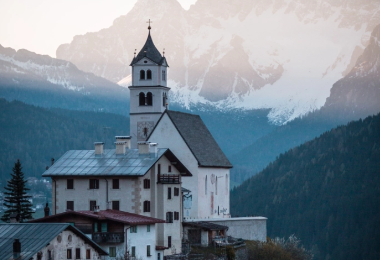
%> input picture lab2/source/test.png, 380 x 260 px
$ octave zhifangtu.m   (GNU Octave 9; MATLAB toolbox functions it lacks are replaced by stand-ins)
%> lines starting %> are read from the running program, lines starting %| are printed output that depends on the picture
%%%%%%%%%%%%
%直方图显示%
%%%%%%%%%%%%
img = imread('./source/test.png');
%> img is the input picture: size 260x380x3 uint8; mean R, G, B 114.7, 130, 142.2
img = rgb2gray(img);
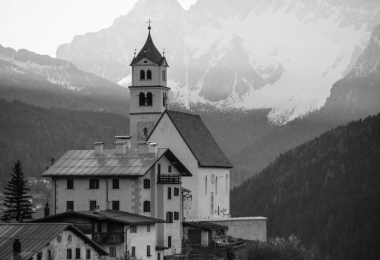
%> img: size 260x380 uint8; min 3, max 251, mean 126.8
[row, col] = size(img);%确定图像大小
%> row = 260; col = 380
hd = zeros(1,256);
for i = 1 : row
   for j = 1 : col
       k = img(i,j);%遍历每一个像素的灰度值
       hd(k) = hd(k) + 1;%hd(k)对应灰度为k的像素的个数
   end
end
%> after the loop, hd = 256 values, max 1667 at index 249, min 0 at index 1, mean 385.9
%画图
subplot(2,3,1);
imshow(img);
title('原图像');
subplot(2,3,2);
grayscale = 1:256;
bar(grayscale, hd);
title('直方图');

%%%%%%%%%%%%%%%%
%画出累积直方图%
%%%%%%%%%%%%%%%%
leiji = hd;
%> leiji has the same summary as hd
for i = 2 :256
    leiji(i) = leiji(i) + leiji(i-1);
end
%> after the loop, leiji = 256 values from 0 to 98800
%画图
subplot(2,3,3);
bar(grayscale, leiji);
title('累积直方图');

%%%%%%%%%%%%%%%%%%
%直方图均衡化处理%
%%%%%%%%%%%%%%%%%%
bamp = zeros(1,256);
for i=1:256
    temp=0;
    for j=1:i
        temp=temp+hd(j);
    end
    bmap(i)=floor(temp*255/(row*col));
end
%> after the loop, bmap = 256 values from 0 to 255
y=zeros(row,col);

for i=1:row
    for j=1:col
        y(i,j)=bmap(img(i,j)+1);
    end
end
y=uint8(y);
%> y: size 260x380 uint8
subplot(2,3,4);
imshow(y);
title('直方图均衡化处理结果')

%%%%%%%%%%%%%%%%%%%%%%%%%%%%%%%
%%%%%%%%均衡化后的直方图%%%%%%%%
%%%%%%%%%%%%%%%%%%%%%%%%%%%%%%%
[row, col] = size(y);%确定图像大小
hd = zeros(1,256);
for i = 1 : row
   for j = 1 : col
       k = y(i,j);%遍历每一个像素的灰度值
       if k == 0
           k = 1;
       end
       hd(k) = hd(k) + 1;%hd(k)对应灰度为k的像素的个数
   end
end
%> after the loop, hd = 256 values, max 1667 at index 254, min 0 at index 18, mean 385.9

subplot(2,3,5);
bar(grayscale, hd);
title('均衡化后的直方图');

%%%%%%%%%%%%%%%%%%%%%%%%%%
%画出均衡化后的累积直方图%
%%%%%%%%%%%%%%%%%%%%%%%%%%
leiji = hd;
%> leiji has the same summary as hd
for i = 2 :256
    leiji(i) = leiji(i) + leiji(i-1);
end
%> after the loop, leiji = 256 values from 540 to 98800
%画图
subplot(2,3,6);
bar(grayscale, leiji);
title('均衡化后的累积直方图');
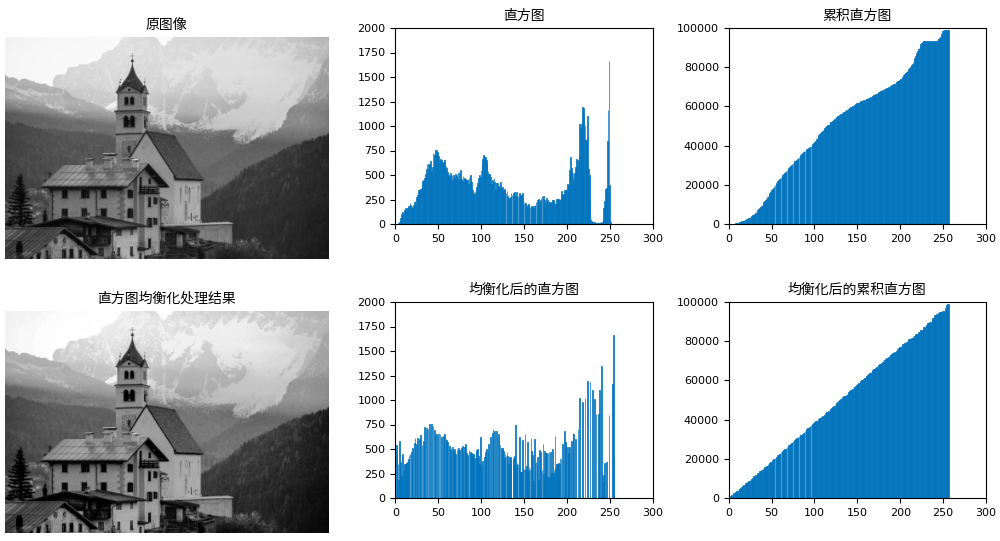
%> figure redrawn from the program's plot data, 6 panels
